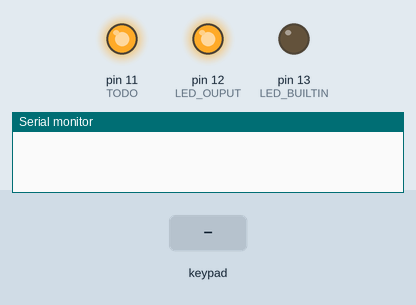
This sketch was run on a simulated Arduino Leonardo, built with avr-gcc and run on an emulated ATmega32U4. On the bench: output pins drawn as LEDs (lit = HIGH), the last lines printed to the serial monitor. The test bench sets the inputs (shaded band).

Above: at 1.2 s.
1.3 s: keypad keys 9 8 7 6 D pressed 0.4 s apart
At 3.1 s:
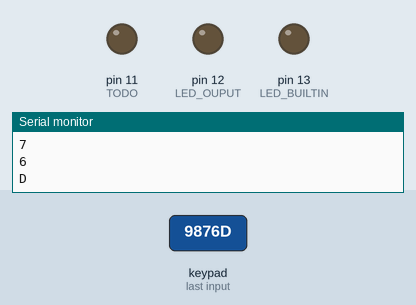
7.8 s: key '7' pressed
At 8.4 s:
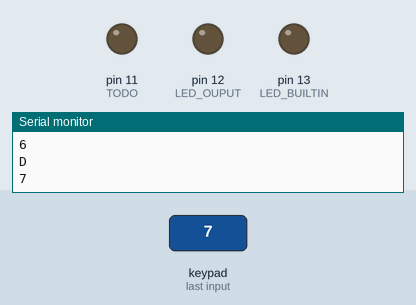
9.3 s: key 'D' pressed
At 11.7 s:
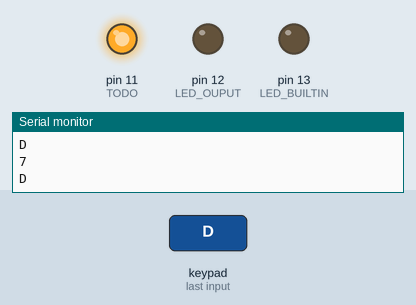
12.3 s: keypad keys 9 8 7 6 # pressed 0.4 s apart
At 13.1 s:
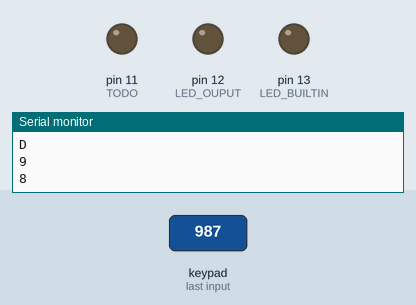
Timing chart, 0 to 15.3 s (numbered marks = the images above; inputs shaded):
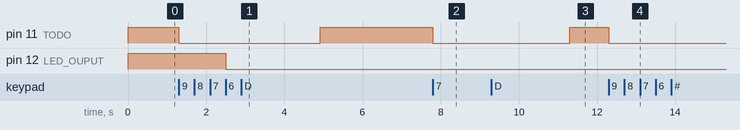

The sketch:

MyTimer.ino
```cpp
#include <Arduino_FreeRTOS.h>
#include <Keypad.h>

#include "MyTimer.h"

#define configUSE_16_BIT_TICKS   0     // 16 bits means like two minutes max delays

const byte LED_OUPUT = 12;

const byte ROWS = 4; //four rows
const byte COLS = 4; //three columns

char keys[ROWS][COLS] = {
  {'1', '2', '3', 'A'},
  {'4', '5', '6', 'B'},
  {'7', '8', '9', 'C'},
  {'*', '0', '#', 'D'}
};

byte rowPins[ROWS] = {9, 8, 7, 6}; //connect to the row pinouts of the keypad
byte colPins[COLS] = {5, 4, 3, 2}; //connect to the column pinouts of the keypad

Keypad keypad = Keypad( makeKeymap(keys), rowPins, colPins, ROWS, COLS );

char ptrTaskList[250];

void TaskNotify( void *pvParameters );
void TaskKeypadRead( void *pvParameters );
void TaskSystemReport( void *pvParameters );

// the setup function runs once when you press reset or power the board
void setup() {

  Serial.begin(9600);
  while (!Serial) {
    ; // wait for serial port to connect. Needed for native USB, on LEONARDO, MICRO, YUN, and other 32u4 based boards.
  }

  pinMode(LED_OUPUT, OUTPUT);   // TODO: replace all occurences of this magic number
  digitalWrite(LED_OUPUT, HIGH);
  pinMode(11, OUTPUT); // TODO: magic number
  digitalWrite(11, HIGH);

  pinMode(LED_BUILTIN, OUTPUT);
  digitalWrite(LED_BUILTIN, LOW);   // I turn it off, so it doesn't distract me

  xTaskCreate(
    TaskKeypadRead,
    "KeypadRead",
    128,  // Stack size
    NULL,
    1,    // Priority
    NULL );

  xTaskCreate(
    TaskSystemReport,
    "SystemReport",
    128,  // Stack size
    NULL,
    1,    // Priority
    NULL );
}

void loop()
{
  // Empty. Things are done in Tasks.
}

/*--------------------------------------------------*/
/*---------------------- Tasks ---------------------*/
/*--------------------------------------------------*/


void TaskNotify(void *pvParameters)
{
  TaskNotifyArgs* args = (TaskNotifyArgs*) pvParameters;

  // there was a bug that looked like an integer overflow, when twenty minute vTaskDelay triggered every time after two and a half minutes, but I couldn't figure out why
  // but anyway we don't just convert ms to ticks, because this function is imprecise, it added like 30 secs for each 6 minutes with a certain configuration
  // so it just checks every once in a while if time if up

  unsigned long start = millis();
  for(;;) {
    if( millis() - start > args->duration ) {
      break;
    } else {
      vTaskDelay( pdMS_TO_TICKS(1000UL) );    // TODO: magic number
//      vTaskDelay( pdMS_TO_TICKS(200UL) );
    }
  }

  digitalWrite(args->pin, HIGH);

  vTaskSuspend(NULL);    // https://www.freertos.org/implementing-a-FreeRTOS-task.html
}

void TaskNotifyArgs::restart(unsigned long d) {

  duration = d;

  digitalWrite(pin, LOW);
  if(taskHandle) {
    // TODO: check if it's not deleted already, otherwise the os crashes
    // right now the notify thread suspends itself instead of deleting itself
    // because if you try to delete it a second time, it hangs or crashes
    vTaskDelete(taskHandle);
  }

  xTaskCreate(
    TaskNotify,
    taskName.c_str(),
    128,  // This stack size can be checked & adjusted by reading the Stack Highwater
    (void*) this,
    2,  // Priority, with 3 (configMAX_PRIORITIES - 1) being the highest, and 0 being the lowest.
    &taskHandle );


}

void TaskKeypadRead(void *pvParameters) {


  TaskNotifyArgs taskNotifyArgs1("Notify1", 12, TaskNotify);
  TaskNotifyArgs taskNotifyArgs2("Notify2", 11, TaskNotify);

  // BOOKMARK
  // TODO: rename TaskNotifyArgs to something
  // TODO: other todos

  for (;;)
  {
    char key = keypad.getKey();

    if (key){
      Serial.println(key);

      switch (key) {

        case '1': taskNotifyArgs1.restart(    20 * 60 * 1000UL); break;
        case '2': taskNotifyArgs1.restart(    40 * 60 * 1000UL); break;
        case '3': taskNotifyArgs1.restart(    60 * 60 * 1000UL); break;
        case 'A': taskNotifyArgs1.restart(    90 * 60 * 1000UL); break;
        case '4': taskNotifyArgs1.restart(2 * 60 * 60 * 1000UL); break;
        case '5': taskNotifyArgs1.restart(4 * 60 * 60 * 1000UL); break;
        case '6': taskNotifyArgs1.restart(6 * 60 * 60 * 1000UL); break;
        case 'B': taskNotifyArgs1.restart(              1000UL); break;

        case '7': taskNotifyArgs2.restart(    20 * 60 * 1000UL); break;
        case '8': taskNotifyArgs2.restart(    40 * 60 * 1000UL); break;
        case '9': taskNotifyArgs2.restart(    60 * 60 * 1000UL); break;
        case 'C': taskNotifyArgs2.restart(    90 * 60 * 1000UL); break;
        case '*': taskNotifyArgs2.restart(2 * 60 * 60 * 1000UL); break;
        case '0': taskNotifyArgs2.restart(4 * 60 * 60 * 1000UL); break;
        case '#': taskNotifyArgs2.restart(6 * 60 * 60 * 1000UL); break;
        case 'D': taskNotifyArgs2.restart(              1000UL); break;

        default:
          ;
          // pass
      }

      vTaskDelay(1);  // one tick delay (15ms) in between reads for stability
    }
  }
}

void TaskSystemReport(void *pvParameters) {
  (void) pvParameters;

  for (;;) {
    // BOOKMARK
    // TODO: print amount of free memory
    // Serial.println("report: ");

    // TODO: stress test the current thing with timers in threads by emulating a lot of keypresses

    vTaskDelay(pdMS_TO_TICKS(10 * 1000UL));
  }
}
```

MyTimer.h
```cpp
#ifndef __MYTIMER_H__
#define __MYTIMER_H__

// arduino's compiler is quirky and requires a struct to be in a header if we want to use it as a return value


// we pass arguments using an instance of this struct in memory
class TaskNotifyArgs {
public:
  String taskName;
  int pin;
  unsigned long duration = 0;
  TaskHandle_t taskHandle = NULL;
  void (*func_ptr)(void *pvParameters);    // TODO: is it possible to make it static and pass it directly, instead of having a pointer to a function, which we assign somewhere

  TaskNotifyArgs(String taskName, int pin, void (*func_ptr)(void *pvParameters)) : taskName(taskName), pin(pin), func_ptr(func_ptr) {  }

  void restart(unsigned long duration);

  // static void TaskNotifyArgs::TaskNotify(void *pvParameters);
};


#endif // __MYTIMER_H__
```

Measured:
- after the input at 1.3 s, pin 11 (TODO): HIGH → LOW at once, → HIGH 3.6 s later; pin 12 (LED_OUPUT): HIGH → LOW after 1.2 s
- after the input at 7.8 s, pin 11 (TODO): HIGH → LOW at once
- after the input at 9.3 s, pin 11 (TODO): LOW → HIGH after 2.0 s
- after the input at 12.3 s, pin 11 (TODO): HIGH → LOW at once
